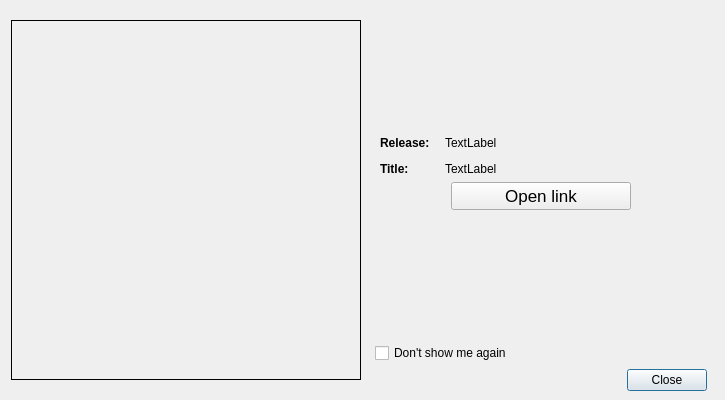
<?xml version="1.0" encoding="UTF-8"?>
<ui version="4.0">
 <class>NewReleaseDialog</class>
 <widget class="QDialog" name="NewReleaseDialog">
  <property name="geometry">
   <rect>
    <x>0</x>
    <y>0</y>
    <width>725</width>
    <height>400</height>
   </rect>
  </property>
  <property name="sizePolicy">
   <sizepolicy hsizetype="Fixed" vsizetype="Fixed">
    <horstretch>0</horstretch>
    <verstretch>0</verstretch>
   </sizepolicy>
  </property>
  <property name="minimumSize">
   <size>
    <width>725</width>
    <height>400</height>
   </size>
  </property>
  <property name="maximumSize">
   <size>
    <width>729</width>
    <height>400</height>
   </size>
  </property>
  <property name="windowTitle">
   <string>New version available</string>
  </property>
  <layout class="QHBoxLayout" name="horizontalLayout_3">
   <property name="topMargin">
    <number>0</number>
   </property>
   <property name="bottomMargin">
    <number>0</number>
   </property>
   <item>
    <layout class="QHBoxLayout" name="horizontalLayout_4">
     <property name="rightMargin">
      <number>11</number>
     </property>
     <item>
      <widget class="QLabel" name="label_3">
       <property name="minimumSize">
        <size>
         <width>350</width>
         <height>360</height>
        </size>
       </property>
       <property name="maximumSize">
        <size>
         <width>350</width>
         <height>360</height>
        </size>
       </property>
       <property name="frameShape">
        <enum>QFrame::Box</enum>
       </property>
       <property name="text">
        <string/>
       </property>
       <property name="pixmap">
        <pixmap resource="resource.qrc">:/resources/update_plotjuggler.jpg</pixmap>
       </property>
      </widget>
     </item>
    </layout>
   </item>
   <item>
    <widget class="QWidget" name="widget" native="true">
     <property name="minimumSize">
      <size>
       <width>350</width>
       <height>0</height>
      </size>
     </property>
     <property name="maximumSize">
      <size>
       <width>350</width>
       <height>16777215</height>
      </size>
     </property>
     <layout class="QVBoxLayout" name="verticalLayout">
      <item>
       <spacer name="verticalSpacer">
        <property name="orientation">
         <enum>Qt::Vertical</enum>
        </property>
        <property name="sizeHint" stdset="0">
         <size>
          <width>20</width>
          <height>40</height>
         </size>
        </property>
       </spacer>
      </item>
      <item>
       <layout class="QFormLayout" name="formLayout">
        <property name="horizontalSpacing">
         <number>12</number>
        </property>
        <property name="verticalSpacing">
         <number>12</number>
        </property>
        <property name="leftMargin">
         <number>5</number>
        </property>
        <item row="0" column="0">
         <widget class="QLabel" name="label_2">
          <property name="font">
           <font>
            <bold>true</bold>
           </font>
          </property>
          <property name="text">
           <string>Release: </string>
          </property>
         </widget>
        </item>
        <item row="0" column="1">
         <widget class="QLabel" name="labelRelease">
          <property name="text">
           <string>TextLabel</string>
          </property>
          <property name="wordWrap">
           <bool>true</bool>
          </property>
         </widget>
        </item>
        <item row="1" column="0">
         <widget class="QLabel" name="label_4">
          <property name="font">
           <font>
            <bold>true</bold>
           </font>
          </property>
          <property name="text">
           <string>Title:</string>
          </property>
         </widget>
        </item>
        <item row="1" column="1">
         <widget class="QLabel" name="labelTitle">
          <property name="text">
           <string>TextLabel</string>
          </property>
          <property name="wordWrap">
           <bool>true</bool>
          </property>
         </widget>
        </item>
       </layout>
      </item>
      <item>
       <layout class="QHBoxLayout" name="horizontalLayout">
        <item>
         <widget class="QPushButton" name="pushButtonWeb">
          <property name="maximumSize">
           <size>
            <width>180</width>
            <height>16777215</height>
           </size>
          </property>
          <property name="font">
           <font>
            <pointsize>13</pointsize>
           </font>
          </property>
          <property name="focusPolicy">
           <enum>Qt::NoFocus</enum>
          </property>
          <property name="text">
           <string>Open link</string>
          </property>
         </widget>
        </item>
       </layout>
      </item>
      <item>
       <spacer name="verticalSpacer_2">
        <property name="orientation">
         <enum>Qt::Vertical</enum>
        </property>
        <property name="sizeHint" stdset="0">
         <size>
          <width>20</width>
          <height>86</height>
         </size>
        </property>
       </spacer>
      </item>
      <item>
       <layout class="QHBoxLayout" name="horizontalLayout_2">
        <item>
         <widget class="QCheckBox" name="dontShowAgain">
          <property name="minimumSize">
           <size>
            <width>150</width>
            <height>0</height>
           </size>
          </property>
          <property name="maximumSize">
           <size>
            <width>16777215</width>
            <height>16777215</height>
           </size>
          </property>
          <property name="focusPolicy">
           <enum>Qt::NoFocus</enum>
          </property>
          <property name="text">
           <string>Don't show me again</string>
          </property>
         </widget>
        </item>
       </layout>
      </item>
      <item>
       <widget class="QDialogButtonBox" name="buttonBox">
        <property name="orientation">
         <enum>Qt::Horizontal</enum>
        </property>
        <property name="standardButtons">
         <set>QDialogButtonBox::Close</set>
        </property>
       </widget>
      </item>
     </layout>
    </widget>
   </item>
  </layout>
 </widget>
 <resources>
  <include location="resource.qrc"/>
 </resources>
 <connections>
  <connection>
   <sender>buttonBox</sender>
   <signal>accepted()</signal>
   <receiver>NewReleaseDialog</receiver>
   <slot>accept()</slot>
   <hints>
    <hint type="sourcelabel">
     <x>248</x>
     <y>254</y>
    </hint>
    <hint type="destinationlabel">
     <x>157</x>
     <y>274</y>
    </hint>
   </hints>
  </connection>
  <connection>
   <sender>buttonBox</sender>
   <signal>rejected()</signal>
   <receiver>NewReleaseDialog</receiver>
   <slot>reject()</slot>
   <hints>
    <hint type="sourcelabel">
     <x>316</x>
     <y>260</y>
    </hint>
    <hint type="destinationlabel">
     <x>286</x>
     <y>274</y>
    </hint>
   </hints>
  </connection>
 </connections>
</ui>
